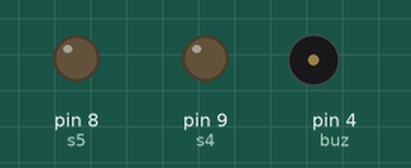
Recording of a sketch running on a simulated Arduino Uno, built with avr-gcc and run on an emulated ATmega328P. Shown: output pins drawn as LEDs (lit = HIGH), buzzer (waves = sounding). Pins used as bus, display or sensor lines are not drawn.

Above: at 0.5 s.
At 3.5 s:
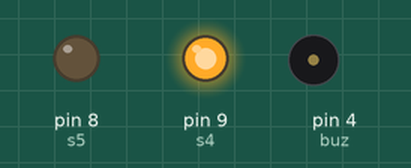
At 5.5 s:
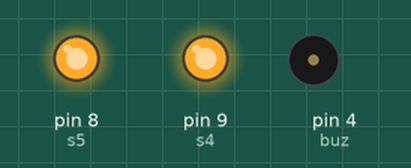
At 7.6 s:
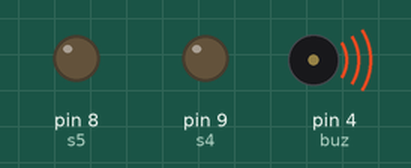
Timing chart, 0 to 11.7 s (numbered marks = the images above):
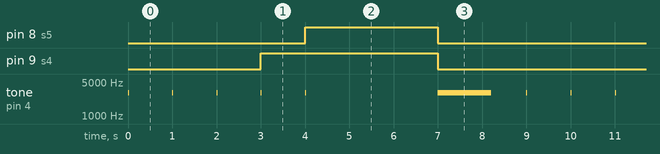

The sketch:

formula1_startingLeds.ino
```cpp
int s1 = 13;
int s2 = 12;
int s3 = 11;
int s4 = 9;
int s5 = 8;

int buz = 4;

void setup() {
  // put your setup code here, to run once:
  pinMode(s1, OUTPUT);
  pinMode(s2, OUTPUT);
  pinMode(s3, OUTPUT);
  pinMode(s4, OUTPUT);
  pinMode(s5, OUTPUT);

  pinMode(buz, OUTPUT);
}

void loop() {
  // put your main code here, to run repeatedly:
  turnOn(s1);
  turnOn(s2);
  turnOn(s3);
  turnOn(s4);
  turnOn(s5);

  delay(2000);

  turnOff(s1);
  turnOff(s2);
  turnOff(s3);
  turnOff(s4);
  turnOff(s5);
  tone(buz, 3000, 1200);

  delay(2000);
}

void turnOn(int pin)
{
  digitalWrite(pin, HIGH);
  tone(buz, 3000, 10);

  delay(1000);
}

void turnOff(int pin)
{
  digitalWrite(pin, LOW);
}
```

Measured:
- by itself, pin 8 (s5): alternates HIGH for 3.0 s and LOW for 6.0 s
- by itself, pin 9 (s4): alternates HIGH for 4.0 s and LOW for 5.0 s
- by itself, tone on pin 4 (buz): repeats every 9.0 s: 4 × (silent 0.99 s, 3000 Hz 0.01 s), silent 3.0 s, 3000 Hz 1.2 s, silent 0.80 s, 3000 Hz 0.01 s
